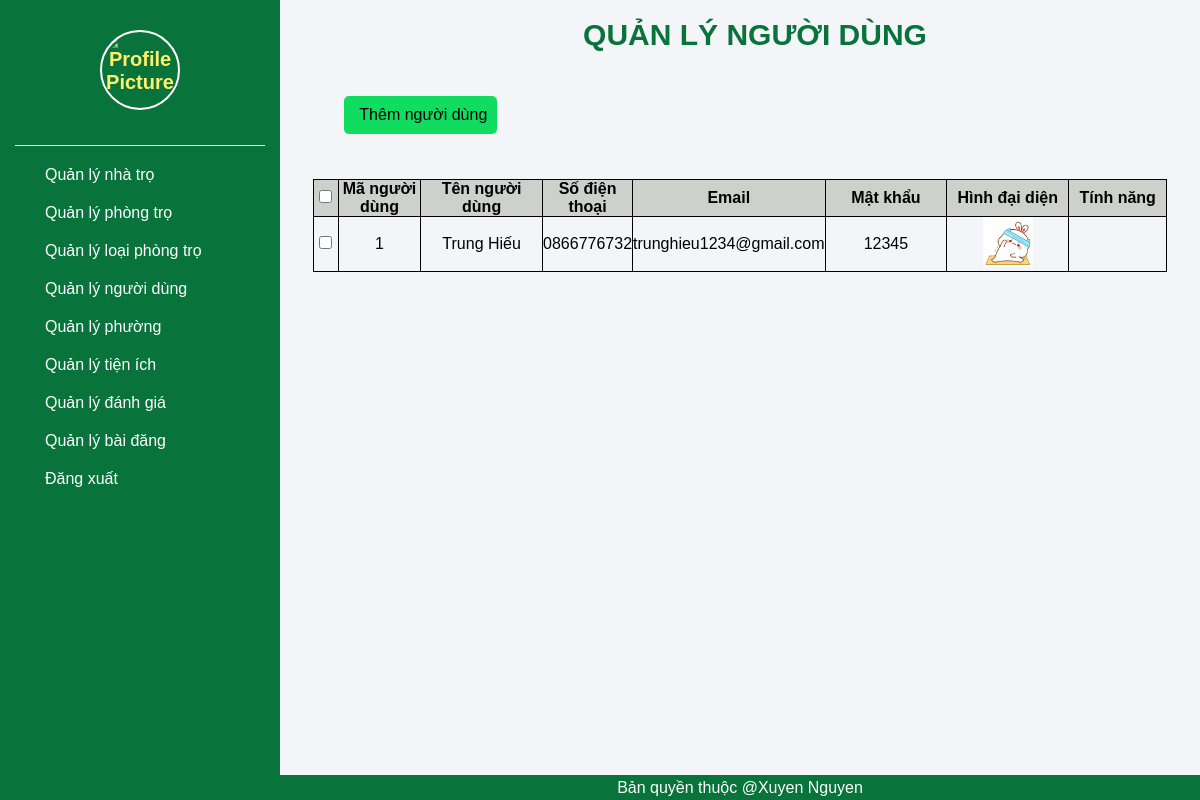
/scr/qlnguoidung.php (signed in), run on the app's committed database.
### tables this page shows
CREATE TABLE `nguoidung` (
  `mand` int(11) NOT NULL,
  `tennd` varchar(50) NOT NULL,
  `sdtnd` varchar(10) NOT NULL,
  `emailnd` varchar(30) NOT NULL,
  `matkhaund` text NOT NULL,
  `anhdaidien` text NOT NULL
);

### scr/qlnguoidung.php (the view, shortened to what this page needs)
<?php
include("header_admin.php");
?>
<div>
    <div class="top-center">
        <p> QUẢN LÝ NGƯỜI DÙNG</p>
    </div>
    <div class="table-center">
        <div class="btn-center">
            <div class="btn-center-bt">
                <a href="them_nguoi_dung.php" class="button button-them">
                    <p>Thêm người dùng</p>
                </a>
            </div>
        </div>
        <div class="table">
            <table width="100%" class="table-content">
                <tr style="background-color:#CDD0CB; font-weight:600;">
                    <td width="3%"><input type="checkbox"></td>
                    <td width="10%">Mã người dùng</td>
                    <td width="15%">Tên người dùng</td>
                    <td width="10%">Số điện thoại</td>
                    <td width="20%">Email</td>
                    <td width="15%">Mật khẩu</td>
                    <td width="15%">Hình đại diện</td>
                    <td width="20%">Tính năng</td>
                </tr>
                <?php
                    include("ketnoi.php");
                    $sql="select * from nguoidung ";
                    $kq=mysqli_query($conn,$sql) or die ("Không thể xuất thông tin người dùng ".mysqli_error());
                    while($row=mysqli_fetch_array($kq))
                    {
                        echo "<tr>";
                        echo"<td width='3%'><input type='checkbox'></td>";
                        echo "<td> ".$row["mand"]."</td>";
                        $usern=$row["mand"];
                        echo "<td class='bang'> ".$row["tennd"]."</td>";
                        echo "<td class='bang'>".$row["sdtnd"]."</td>";
                        echo "<td class='bang'>".$row["emailnd"]."</td>";
                        echo "<td class='bang'>".$row["matkhaund"]."</td>";
                        echo "<td><img src= '".$row["anhdaidien"]."' height='50' width='50'></td>";
                        echo "<td class='bang'>
                        <a href='sua_nguoi_dung.php?user=$usern'><ion-icon name='create-outline'></ion-icon></a>
                        <a href='xoa_nguoi_dung.php?user=$usern'><ion-icon name='trash-outline'></ion-icon></a>
                        </td>";
                    }
                    ?>
        </div>
    </div>
</div>
</div>
<?php
include("footer_admin.php");
?>

### scr/css_admin.css (style rules this page uses)
* { margin: 0; padding: 0; box-sizing: border-box; font-family: 'Montserrat', sans-serif; }
.top-center { display: flex; align-items: center; width: 95%; height: 40px; padding-left: 30px; margin: 0 auto; border-radius: 5px; margin-top: 15px; margin-bottom: 20px; justify-content: space-around; }
.top-center p { color: #08733b; font-weight: 700; font-size: 30px; }
.table-center { display: flex; width: 95%; margin: 0 auto; flex-wrap: wrap; padding: 1px 10px; flex-direction: column; margin-bottom: 30px; }
.btn-center { display: flex; justify-content: space-between; align-items: center; width: 95%; margin: 10px auto; padding-bottom: 5px; }
.btn-center-bt { display: flex; align-items: center; }
.button { display: flex; align-items: center; margin: 10px; gap: 5px; border-radius: 5px; justify-content: center; padding: 10px 10px; text-decoration: none; color: black; }
.button-them { background-color: #10dc60; }
table, th, td { border:1px solid black; }
.table-content { border-collapse:collapse; margin-top: 20px; text-align: center; }

### data on the page
nguoidung: mand "1", tennd "Trung Hiếu", sdtnd "0866776732", emailnd "trunghieu1234@gmail.com", matkhaund "12345", anhdaidien (picture)
